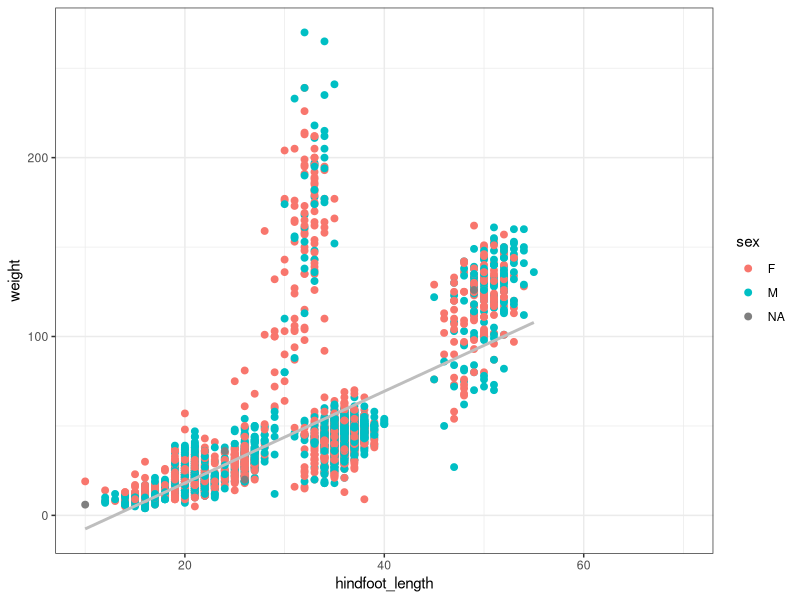
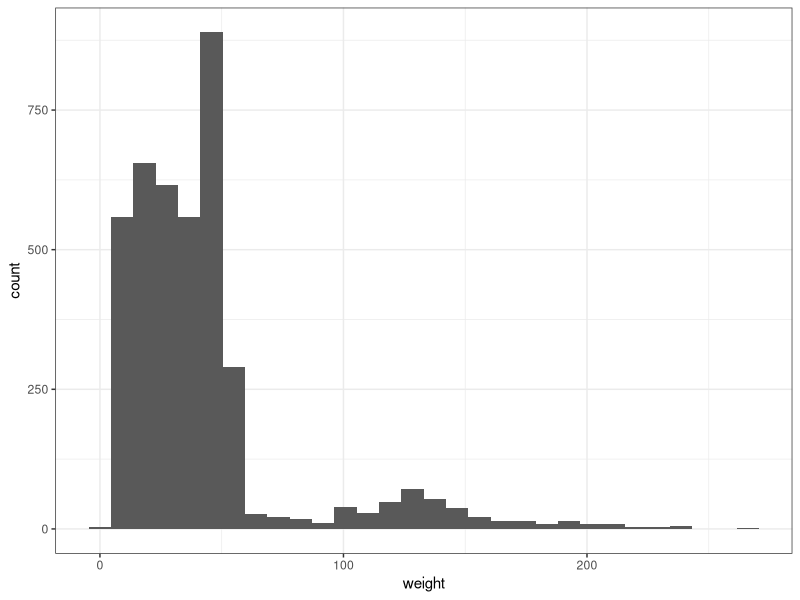
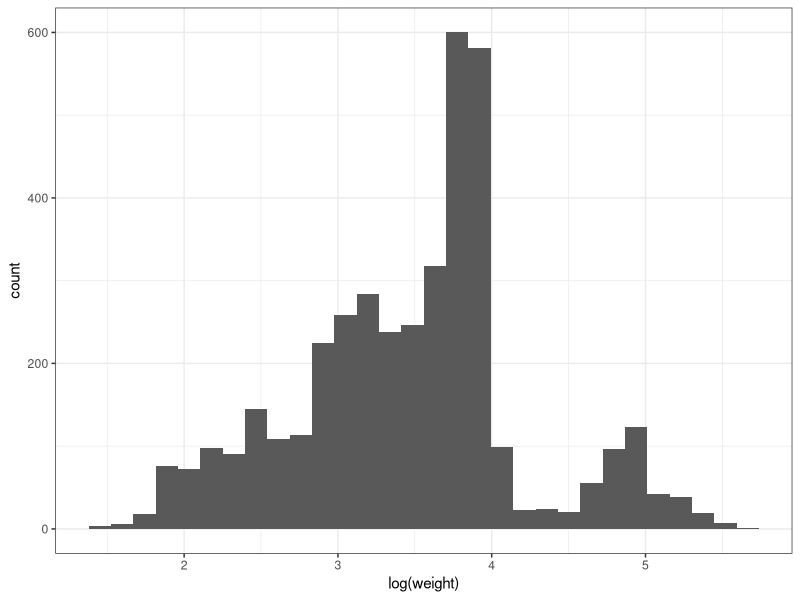
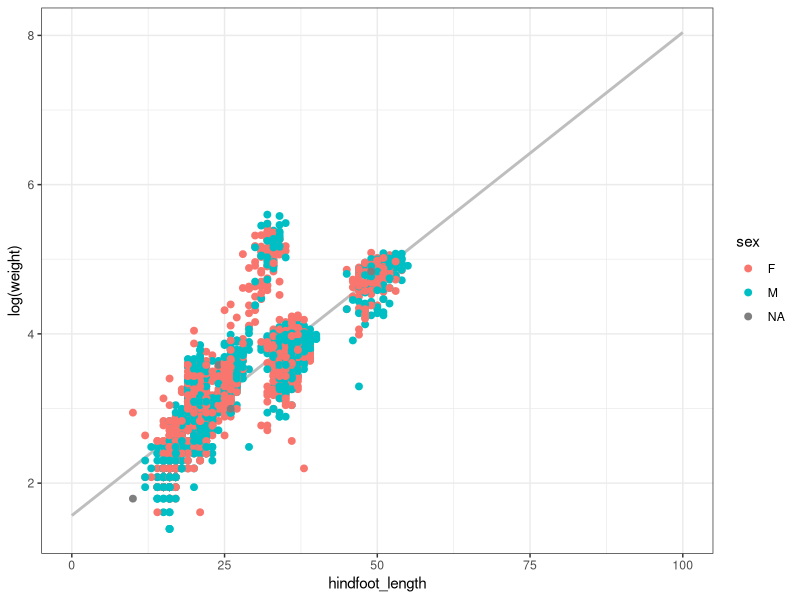
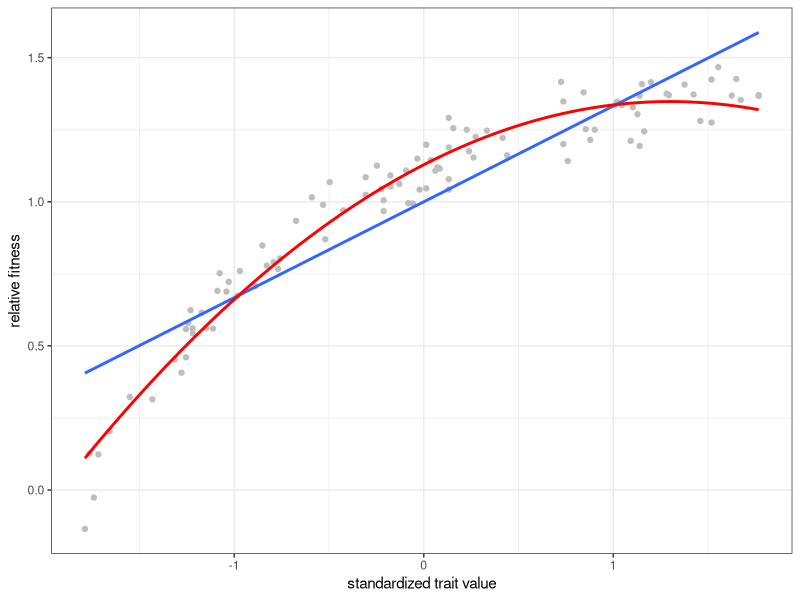
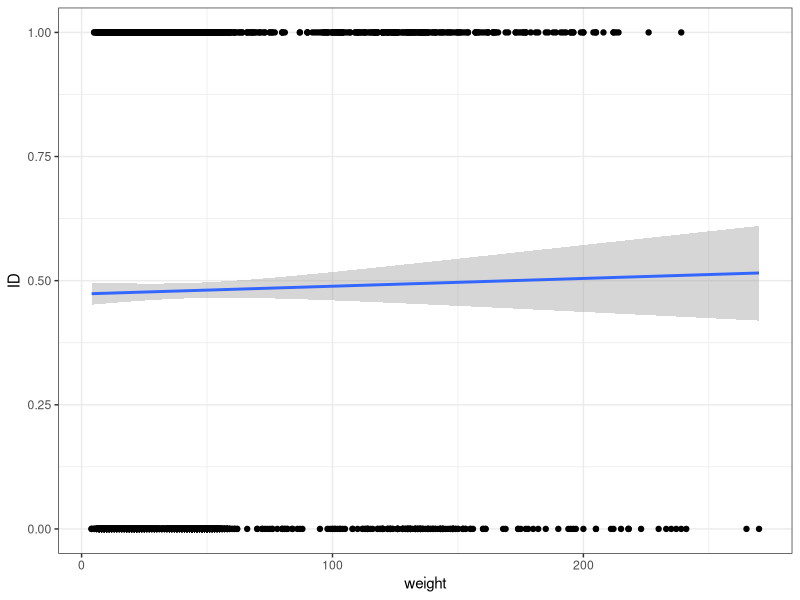
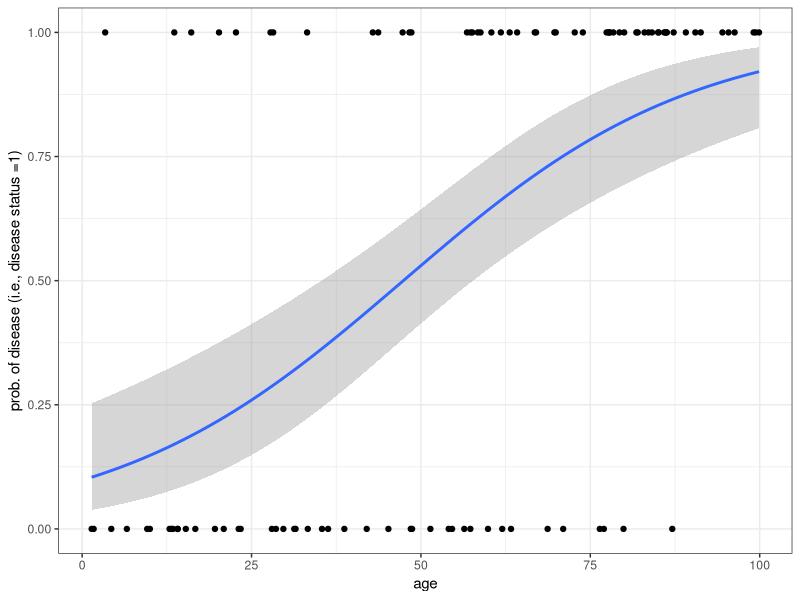

Recreate these plots in R, in order.
## ---- chunk 1
library(tidyverse)
surveys_subset <- read_csv("survey_subset.csv")
theme_set(theme_bw())
## ---- chunk 2
model <- lm(weight~hindfoot_length, data=surveys_subset)
summary(model) # assuming normality, homogeneity of variance
## ---- chunk 3
ggplot(surveys_subset, aes(x = hindfoot_length, y = weight)) + 
  geom_point(aes(color = as.factor(sex)), size = 2) +
  stat_smooth(method = "lm", se = F, color = "gray") + labs(color = "sex")

### are the data normal?

ggplot(surveys_subset, aes(x = weight)) + geom_histogram() ## oh no!
## ---- chunk 4
ggplot(surveys_subset, aes(x = log(weight))) + geom_histogram() ## better!

model_logtrasnformed <- lm(log(weight)~hindfoot_length, data=surveys_subset)
summary(model_logtrasnformed)
## ---- chunk 5
new_hindfoot_length_obs <- data.frame(hindfoot_length = seq(0,100,0.1))
predicted_values <- predict.lm(object = model_logtrasnformed, 
                               newdata = new_hindfoot_length_obs)

ggplot(cbind(logweight = predicted_values, new_hindfoot_length_obs), 
       aes(x = hindfoot_length, y = logweight)) + geom_line(size = 1, color = "gray") + 
  geom_point(data = surveys_subset, inherit.aes = F,  size = 2, 
             aes(x = hindfoot_length, y = log(weight), color = as.factor(sex))) + 
  labs(color = "sex", y = "log(weight)")
## ---- chunk 6
model <- lm(weight~as.factor(sex), data=surveys_subset)
summary(model) 
## ---- chunk 7
model <- lm(weight~hindfoot_length+as.factor(sex), data=surveys_subset)
summary(model) 
## ---- chunk 8
model <- lm(weight~hindfoot_length*as.factor(sex), data=surveys_subset)
summary(model) 
## ---- chunk 9
model <- lm(weight~as.factor(sex), data=surveys_subset)
anova(model) # must wrap the anova() around a lm()/model
# use Anova() from car package with >1 predictor...gives Type III sum of squares
## ---- chunk 10
generate_data_directionalselection <- function(n = 100, values){
  
  trait_data <- sort(sample(size = n, x = values, replace = T))
  fitness_data <- 1 - dexp(trait_data, rate = 1) + rnorm(n, mean = 0, sd = 0.05)
  
  return(
    data.frame(
      trait = trait_data, fitness = fitness_data/mean(fitness_data)
      )
  )
}

data <- generate_data_directionalselection(values = seq(0,3,0.01))

model1 <- lm(fitness~scale(trait), data)
# scale function transforms trait data so that mean=0, variance=1

summary(model1) 
### fitness changed by ~50% per sd change in trait value!

ggplot(data, aes(x = scale(trait), y = fitness)) + 
  geom_point(color = "gray") +
  geom_smooth(method = "lm", formula = y ~ x, se = F) +
  geom_smooth(method = "lm", formula = y ~ x + I(x^2), se = F,
              color = "red") +
  labs(x = "standardized trait value", y = "relative fitness")

model2 <- lm(fitness~scale(trait)+scale(trait^2), data)
summary(model2)
## ---- chunk 11
result_binary <- glm(as.factor(sex)~weight, 
                     family=binomial, 
                     data=surveys_subset)

summary(result_binary)
## ---- chunk 12
surveys_subset %>% filter(! is.na(sex)) %>%
  mutate(ID = ifelse(sex == "M", 0, 1)) %>%
  ggplot(aes(x = weight, y = ID)) + geom_point() +
  geom_smooth(method = "glm", 
              method.args = list(family = "binomial"),
              se = T
              )
## ---- chunk 13
data_generator <- function(sample_size = 100){
  age <- sample(size = sample_size, x = seq(0,100,0.1), replace = T)
  linear_predictor <- 0.8*scale(age)
  prob <- 1/(1+exp(-linear_predictor))
  
  disease_status <- c()
  
  for (i in 1:length(prob)){
  disease_status[i] <- rbinom(n = 1, size = 1, prob = prob[i])
  }
  
  return(data.frame(age = age, disease_status = disease_status))
}

data <- data_generator()

data %>% pivot_longer(! age) %>% 
  ggplot(aes(x = age, y = value)) + geom_point() + 
  geom_smooth(method = "glm", method.args = list(family = "binomial")
              ) + labs(y = "prob. of disease (i.e., disease status =1)")
## ---- chunk 14
model <- glm(disease_status~scale(age), family = binomial, data = data)
summary(model)

power_analysis_function <- function(sample_size){
  
  sims <- 1000
  pvalues <- c()
  for (i in 1:sims){
  data <- data_generator(sample_size)
  model <- glm(disease_status~scale(age), family = binomial, data = data)
  pvalues[i] <- summary(model)$coefficients[2,4]
  }
  
  power_estimate <- length(which(pvalues < 0.01))/length(pvalues)
  
  return(power_estimate)
}

sample_sizes <- seq(100,200,10); power_estimates <- c()

for (i in 1:length(sample_sizes)){
  power_estimates[i] <- power_analysis_function(sample_size = sample_sizes[i])
}

knitr::kable(cbind(n = sample_sizes, power = power_estimates))
